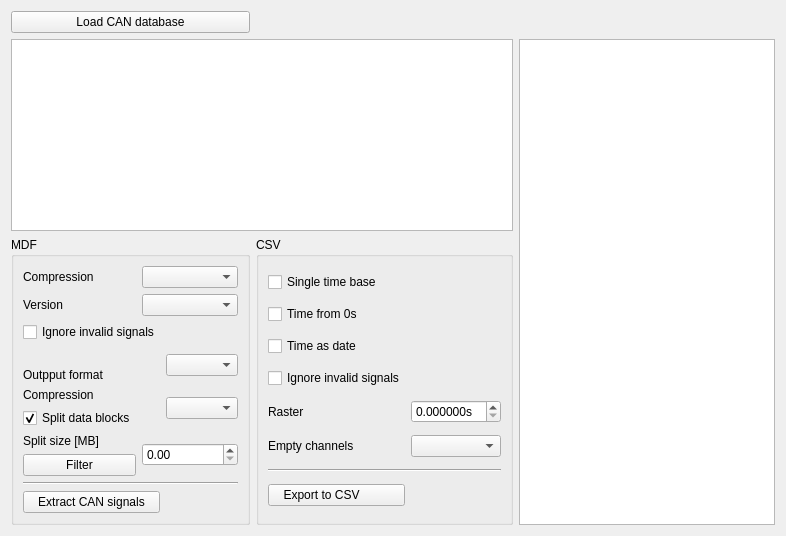
     <widget class="QWidget" name="extract_can_tab">
      <attribute name="icon">
       <iconset>
        <normaloff>:/down.png</normaloff>:/down.png</iconset>
      </attribute>
      <attribute name="title">
       <string>CAN logging</string>
      </attribute>
      <layout class="QGridLayout" name="gridLayout_8">
       <item row="2" column="1">
        <widget class="QGroupBox" name="groupBox_3">
         <property name="title">
          <string>CSV</string>
         </property>
         <layout class="QGridLayout" name="gridLayout_7">
          <item row="7" column="1" colspan="3">
           <widget class="Line" name="line_13">
            <property name="orientation">
             <enum>Qt::Horizontal</enum>
            </property>
           </widget>
          </item>
          <item row="8" column="1">
           <widget class="QPushButton" name="extract_can_csv_btn">
            <property name="text">
             <string>Export to CSV         </string>
            </property>
            <property name="icon">
             <iconset>
              <normaloff>:/csv.png</normaloff>:/csv.png</iconset>
            </property>
           </widget>
          </item>
          <item row="5" column="1">
           <widget class="QLabel" name="label_25">
            <property name="text">
             <string>Empty channels</string>
            </property>
           </widget>
          </item>
          <item row="0" column="1">
           <widget class="QCheckBox" name="single_time_base_can">
            <property name="text">
             <string>Single time base</string>
            </property>
           </widget>
          </item>
          <item row="4" column="1">
           <widget class="QLabel" name="label_23">
            <property name="text">
             <string>Raster</string>
            </property>
           </widget>
          </item>
          <item row="4" column="2" colspan="2">
           <widget class="QDoubleSpinBox" name="export_raster_can">
            <property name="suffix">
             <string>s</string>
            </property>
            <property name="decimals">
             <number>6</number>
            </property>
           </widget>
          </item>
          <item row="3" column="1">
           <widget class="QCheckBox" name="ignore_invalid_signals_csv">
            <property name="toolTip">
             <string>checks if all samples are eauql to the maximum teoretical signal value</string>
            </property>
            <property name="text">
             <string>Ignore invalid signals</string>
            </property>
           </widget>
          </item>
          <item row="5" column="2" colspan="2">
           <widget class="QComboBox" name="empty_channels_can"/>
          </item>
          <item row="1" column="1">
           <widget class="QCheckBox" name="time_from_zero_can">
            <property name="text">
             <string>Time from 0s</string>
            </property>
           </widget>
          </item>
          <item row="2" column="1">
           <widget class="QCheckBox" name="can_time_as_date">
            <property name="text">
             <string>Time as date</string>
            </property>
           </widget>
          </item>
         </layout>
        </widget>
       </item>
       <item row="0" column="0">
        <widget class="QPushButton" name="load_can_database_btn">
         <property name="text">
          <string>Load CAN database</string>
         </property>
         <property name="icon">
          <iconset>
           <normaloff>:/open.png</normaloff>:/open.png</iconset>
         </property>
        </widget>
       </item>
       <item row="2" column="0">
        <widget class="QGroupBox" name="groupBox_2">
         <property name="title">
          <string>MDF</string>
         </property>
         <layout class="QGridLayout" name="gridLayout_5">
          <item row="0" column="0">
           <widget class="QLabel" name="label__1">
            <property name="text">
             <string>Compression</string>
            </property>
           </widget>
          </item>
          <item row="0" column="1" colspan="2">
           <widget class="QComboBox" name="extract_can_compression">
            <property name="sizeAdjustPolicy">
             <enum>QComboBox::AdjustToContents</enum>
            </property>
           </widget>
          </item>
          <item row="1" column="0">
           <widget class="QLabel" name="label_24">
            <property name="text">
             <string>Version</string>
            </property>
           </widget>
          </item>
          <item row="1" column="1" colspan="2">
           <widget class="QComboBox" name="extract_can_format">
            <property name="sizeAdjustPolicy">
             <enum>QComboBox::AdjustToContents</enum>
            </property>
           </widget>
          </item>
          <item row="2" column="0" colspan="2">
           <widget class="QCheckBox" name="ignore_invalid_signals_mdf">
            <property name="toolTip">
             <string>checks if all samples are eauql to the maximum teoretical signal value</string>
            </property>
            <property name="text">
             <string>Ignore invalid signals</string>
            </property>
           </widget>
          </item>
          <item row="3" column="0">
           <widget class="QLabel" name="label_26">
            <property name="text">
             <string/>
            </property>
           </widget>
          </item>
          <item row="3" column="2" rowspan="2">
           <widget class="QComboBox" name="filter_format"/>
          </item>
          <item row="4" column="0">
           <widget class="QLabel" name="label_12">
            <property name="text">
             <string>Outpput format</string>
            </property>
           </widget>
          </item>
          <item row="5" column="0">
           <widget class="QLabel" name="label_11">
            <property name="text">
             <string>Compression</string>
            </property>
           </widget>
          </item>
          <item row="5" column="2" rowspan="2">
           <widget class="QComboBox" name="filter_compression"/>
          </item>
          <item row="6" column="0">
           <widget class="QCheckBox" name="filter_split">
            <property name="text">
             <string>Split data blocks</string>
            </property>
            <property name="checked">
             <bool>true</bool>
            </property>
           </widget>
          </item>
          <item row="7" column="0">
           <widget class="QLabel" name="label_10">
            <property name="text">
             <string>Split size [MB]</string>
            </property>
           </widget>
          </item>
          <item row="7" column="1" rowspan="2" colspan="2">
           <widget class="QDoubleSpinBox" name="filter_split_size">
            <property name="maximum">
             <double>4.000000000000000</double>
            </property>
           </widget>
          </item>
          <item row="8" column="0">
           <widget class="QPushButton" name="filter_btn">
            <property name="text">
             <string>Filter</string>
            </property>
            <property name="icon">
             <iconset>
              <normaloff>:/filter.png</normaloff>:/filter.png</iconset>
            </property>
           </widget>
          </item>
          <item row="9" column="0" colspan="3">
           <widget class="Line" name="line_12">
            <property name="orientation">
             <enum>Qt::Horizontal</enum>
            </property>
           </widget>
          </item>
          <item row="10" column="0" colspan="2">
           <widget class="QPushButton" name="extract_can_btn">
            <property name="text">
             <string>Extract CAN signals</string>
            </property>
            <property name="icon">
             <iconset>
              <normaloff>:/down.png</normaloff>:/down.png</iconset>
            </property>
           </widget>
          </item>
         </layout>
        </widget>
       </item>
       <item row="1" column="0" colspan="2">
        <widget class="MinimalListWidget" name="can_database_list"/>
       </item>
       <item row="1" column="2" rowspan="2" colspan="2">
        <widget class="QTextEdit" name="output_info_can">
         <property name="readOnly">
          <bool>true</bool>
         </property>
        </widget>
       </item>
      </layout>
     </widget>
